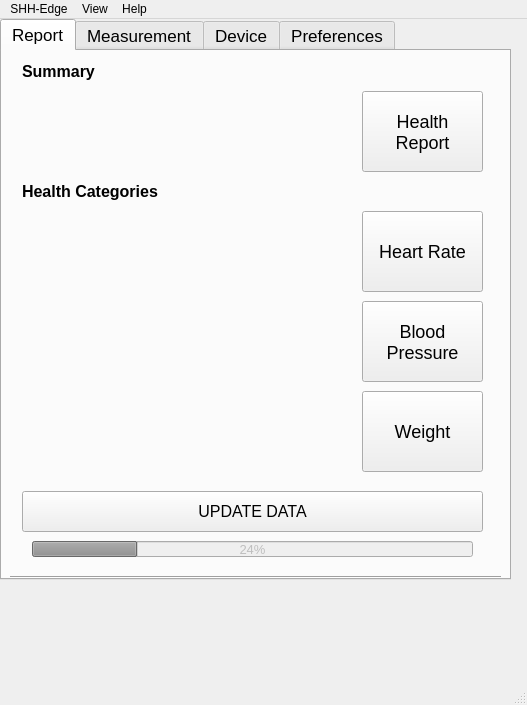
<?xml version="1.0" encoding="UTF-8"?>
<ui version="4.0">
 <class>MainWindow</class>
 <widget class="QMainWindow" name="MainWindow">
  <property name="geometry">
   <rect>
    <x>0</x>
    <y>0</y>
    <width>527</width>
    <height>705</height>
   </rect>
  </property>
  <property name="sizePolicy">
   <sizepolicy hsizetype="Fixed" vsizetype="Fixed">
    <horstretch>0</horstretch>
    <verstretch>0</verstretch>
   </sizepolicy>
  </property>
  <property name="windowTitle">
   <string>SHH Edge Computer</string>
  </property>
  <widget class="QWidget" name="centralwidget">
   <widget class="QTabWidget" name="tabs">
    <property name="enabled">
     <bool>true</bool>
    </property>
    <property name="geometry">
     <rect>
      <x>0</x>
      <y>0</y>
      <width>511</width>
      <height>561</height>
     </rect>
    </property>
    <property name="sizePolicy">
     <sizepolicy hsizetype="Preferred" vsizetype="Preferred">
      <horstretch>0</horstretch>
      <verstretch>0</verstretch>
     </sizepolicy>
    </property>
    <property name="font">
     <font>
      <family>Arial</family>
      <pointsize>13</pointsize>
     </font>
    </property>
    <property name="whatsThis">
     <string/>
    </property>
    <property name="tabShape">
     <enum>QTabWidget::Rounded</enum>
    </property>
    <property name="currentIndex">
     <number>0</number>
    </property>
    <property name="usesScrollButtons">
     <bool>false</bool>
    </property>
    <property name="documentMode">
     <bool>false</bool>
    </property>
    <property name="tabsClosable">
     <bool>false</bool>
    </property>
    <property name="movable">
     <bool>true</bool>
    </property>
    <property name="tabBarAutoHide">
     <bool>false</bool>
    </property>
    <widget class="QWidget" name="report_tab">
     <property name="enabled">
      <bool>true</bool>
     </property>
     <property name="toolTip">
      <string/>
     </property>
     <attribute name="title">
      <string>Report</string>
     </attribute>
     <widget class="QPushButton" name="health_record_button">
      <property name="geometry">
       <rect>
        <x>360</x>
        <y>40</y>
        <width>121</width>
        <height>81</height>
       </rect>
      </property>
      <property name="font">
       <font>
        <pointsize>-1</pointsize>
       </font>
      </property>
      <property name="styleSheet">
       <string notr="true">font-size:18px</string>
      </property>
      <property name="text">
       <string>Health
Report</string>
      </property>
     </widget>
     <widget class="QLabel" name="health_report_label">
      <property name="geometry">
       <rect>
        <x>20</x>
        <y>40</y>
        <width>320</width>
        <height>80</height>
       </rect>
      </property>
      <property name="autoFillBackground">
       <bool>false</bool>
      </property>
      <property name="frameShape">
       <enum>QFrame::NoFrame</enum>
      </property>
      <property name="lineWidth">
       <number>4</number>
      </property>
      <property name="text">
       <string/>
      </property>
      <property name="pixmap">
       <pixmap>img/main_windows_tags/health_report_tag.png</pixmap>
      </property>
      <property name="scaledContents">
       <bool>true</bool>
      </property>
     </widget>
     <widget class="QLabel" name="hr_label">
      <property name="geometry">
       <rect>
        <x>20</x>
        <y>160</y>
        <width>320</width>
        <height>80</height>
       </rect>
      </property>
      <property name="autoFillBackground">
       <bool>false</bool>
      </property>
      <property name="frameShape">
       <enum>QFrame::NoFrame</enum>
      </property>
      <property name="lineWidth">
       <number>4</number>
      </property>
      <property name="text">
       <string/>
      </property>
      <property name="pixmap">
       <pixmap>img/main_windows_tags/hr_trend_tag.png</pixmap>
      </property>
      <property name="scaledContents">
       <bool>true</bool>
      </property>
     </widget>
     <widget class="QLabel" name="bp_label">
      <property name="geometry">
       <rect>
        <x>20</x>
        <y>250</y>
        <width>320</width>
        <height>80</height>
       </rect>
      </property>
      <property name="autoFillBackground">
       <bool>false</bool>
      </property>
      <property name="frameShape">
       <enum>QFrame::NoFrame</enum>
      </property>
      <property name="lineWidth">
       <number>4</number>
      </property>
      <property name="text">
       <string/>
      </property>
      <property name="pixmap">
       <pixmap>img/main_windows_tags/bp_tag.png</pixmap>
      </property>
      <property name="scaledContents">
       <bool>true</bool>
      </property>
     </widget>
     <widget class="QLabel" name="bm_label">
      <property name="geometry">
       <rect>
        <x>20</x>
        <y>340</y>
        <width>320</width>
        <height>80</height>
       </rect>
      </property>
      <property name="autoFillBackground">
       <bool>false</bool>
      </property>
      <property name="frameShape">
       <enum>QFrame::NoFrame</enum>
      </property>
      <property name="frameShadow">
       <enum>QFrame::Plain</enum>
      </property>
      <property name="lineWidth">
       <number>4</number>
      </property>
      <property name="text">
       <string/>
      </property>
      <property name="pixmap">
       <pixmap>img/main_windows_tags/bm_tag.png</pixmap>
      </property>
      <property name="scaledContents">
       <bool>true</bool>
      </property>
     </widget>
     <widget class="QPushButton" name="hr_button">
      <property name="geometry">
       <rect>
        <x>360</x>
        <y>160</y>
        <width>121</width>
        <height>81</height>
       </rect>
      </property>
      <property name="font">
       <font>
        <pointsize>-1</pointsize>
       </font>
      </property>
      <property name="styleSheet">
       <string notr="true">font-size:18px</string>
      </property>
      <property name="text">
       <string>Heart Rate</string>
      </property>
     </widget>
     <widget class="QPushButton" name="bp_button">
      <property name="geometry">
       <rect>
        <x>360</x>
        <y>250</y>
        <width>121</width>
        <height>81</height>
       </rect>
      </property>
      <property name="font">
       <font>
        <pointsize>-1</pointsize>
       </font>
      </property>
      <property name="styleSheet">
       <string notr="true">font-size:18px</string>
      </property>
      <property name="text">
       <string>Blood
Pressure</string>
      </property>
     </widget>
     <widget class="QPushButton" name="bm_button">
      <property name="geometry">
       <rect>
        <x>360</x>
        <y>340</y>
        <width>121</width>
        <height>81</height>
       </rect>
      </property>
      <property name="font">
       <font>
        <pointsize>-1</pointsize>
       </font>
      </property>
      <property name="styleSheet">
       <string notr="true">font-size:18px</string>
      </property>
      <property name="text">
       <string>Weight</string>
      </property>
     </widget>
     <widget class="QPushButton" name="update_button">
      <property name="geometry">
       <rect>
        <x>20</x>
        <y>440</y>
        <width>461</width>
        <height>41</height>
       </rect>
      </property>
      <property name="font">
       <font>
        <pointsize>-1</pointsize>
       </font>
      </property>
      <property name="styleSheet">
       <string notr="true">font-size:16px</string>
      </property>
      <property name="text">
       <string>UPDATE DATA</string>
      </property>
     </widget>
     <widget class="QLabel" name="summary_label">
      <property name="geometry">
       <rect>
        <x>20</x>
        <y>0</y>
        <width>111</width>
        <height>41</height>
       </rect>
      </property>
      <property name="font">
       <font>
        <family>Arial</family>
        <pointsize>12</pointsize>
        <weight>75</weight>
        <bold>true</bold>
       </font>
      </property>
      <property name="text">
       <string>Summary</string>
      </property>
     </widget>
     <widget class="QLabel" name="catergories_label_2">
      <property name="geometry">
       <rect>
        <x>20</x>
        <y>125</y>
        <width>181</width>
        <height>31</height>
       </rect>
      </property>
      <property name="font">
       <font>
        <family>Arial</family>
        <pointsize>12</pointsize>
        <weight>75</weight>
        <bold>true</bold>
       </font>
      </property>
      <property name="text">
       <string>Health Categories</string>
      </property>
     </widget>
     <widget class="QProgressBar" name="update_data_progress_bar">
      <property name="enabled">
       <bool>false</bool>
      </property>
      <property name="geometry">
       <rect>
        <x>30</x>
        <y>490</y>
        <width>441</width>
        <height>16</height>
       </rect>
      </property>
      <property name="font">
       <font>
        <family>Arial</family>
        <pointsize>10</pointsize>
       </font>
      </property>
      <property name="value">
       <number>24</number>
      </property>
      <property name="alignment">
       <set>Qt::AlignCenter</set>
      </property>
     </widget>
    </widget>
    <widget class="QWidget" name="measurement_tab">
     <attribute name="title">
      <string>Measurement</string>
     </attribute>
     <widget class="QPushButton" name="weight_button">
      <property name="geometry">
       <rect>
        <x>90</x>
        <y>110</y>
        <width>311</width>
        <height>111</height>
       </rect>
      </property>
      <property name="text">
       <string>Weight</string>
      </property>
     </widget>
     <widget class="QPushButton" name="bp_measure_button">
      <property name="geometry">
       <rect>
        <x>90</x>
        <y>300</y>
        <width>311</width>
        <height>111</height>
       </rect>
      </property>
      <property name="text">
       <string>Blood Pressure</string>
      </property>
     </widget>
    </widget>
    <widget class="QWidget" name="device_tab">
     <attribute name="title">
      <string>Device</string>
     </attribute>
     <widget class="QTableWidget" name="device_tabel">
      <property name="geometry">
       <rect>
        <x>40</x>
        <y>30</y>
        <width>421</width>
        <height>361</height>
       </rect>
      </property>
      <property name="font">
       <font>
        <family>Arial</family>
        <pointsize>12</pointsize>
       </font>
      </property>
      <column>
       <property name="text">
        <string>ID</string>
       </property>
       <property name="textAlignment">
        <set>AlignCenter</set>
       </property>
      </column>
      <column>
       <property name="text">
        <string>Device Name</string>
       </property>
       <property name="textAlignment">
        <set>AlignCenter</set>
       </property>
      </column>
      <column>
       <property name="text">
        <string>Status</string>
       </property>
       <property name="textAlignment">
        <set>AlignCenter</set>
       </property>
      </column>
     </widget>
     <widget class="QPushButton" name="connect_button">
      <property name="geometry">
       <rect>
        <x>160</x>
        <y>470</y>
        <width>151</width>
        <height>41</height>
       </rect>
      </property>
      <property name="font">
       <font>
        <family>Arial</family>
        <pointsize>9</pointsize>
        <weight>50</weight>
        <italic>false</italic>
        <bold>false</bold>
       </font>
      </property>
      <property name="styleSheet">
       <string notr="true">font: 9pt &quot;Arial&quot;;</string>
      </property>
      <property name="text">
       <string>Check Status</string>
      </property>
     </widget>
     <widget class="QLabel" name="hub_label">
      <property name="geometry">
       <rect>
        <x>30</x>
        <y>480</y>
        <width>121</width>
        <height>21</height>
       </rect>
      </property>
      <property name="font">
       <font>
        <family>Arial</family>
        <pointsize>12</pointsize>
       </font>
      </property>
      <property name="text">
       <string>Mobile Hub:</string>
      </property>
     </widget>
     <widget class="Line" name="line">
      <property name="geometry">
       <rect>
        <x>30</x>
        <y>400</y>
        <width>421</width>
        <height>16</height>
       </rect>
      </property>
      <property name="orientation">
       <enum>Qt::Horizontal</enum>
      </property>
     </widget>
     <widget class="QRadioButton" name="manually_connection_rbutton">
      <property name="geometry">
       <rect>
        <x>20</x>
        <y>420</y>
        <width>291</width>
        <height>31</height>
       </rect>
      </property>
      <property name="font">
       <font>
        <pointsize>-1</pointsize>
       </font>
      </property>
      <property name="styleSheet">
       <string notr="true">font-size:20px</string>
      </property>
      <property name="text">
       <string>Manually Connections</string>
      </property>
     </widget>
     <widget class="QPushButton" name="connect_button_2">
      <property name="geometry">
       <rect>
        <x>320</x>
        <y>470</y>
        <width>151</width>
        <height>41</height>
       </rect>
      </property>
      <property name="styleSheet">
       <string notr="true">font: 9pt &quot;Arial&quot;;</string>
      </property>
      <property name="text">
       <string>Bind</string>
      </property>
     </widget>
    </widget>
    <widget class="QWidget" name="preference_tab">
     <attribute name="title">
      <string>Preferences</string>
     </attribute>
     <widget class="QComboBox" name="user_combo_box">
      <property name="geometry">
       <rect>
        <x>30</x>
        <y>80</y>
        <width>171</width>
        <height>26</height>
       </rect>
      </property>
      <property name="maximumSize">
       <size>
        <width>16777215</width>
        <height>16777215</height>
       </size>
      </property>
      <property name="styleSheet">
       <string notr="true">font-size:17px</string>
      </property>
      <item>
       <property name="text">
        <string>Jack (Dad, Admin)</string>
       </property>
      </item>
      <item>
       <property name="text">
        <string>Rose (Mom, Admin)</string>
       </property>
      </item>
      <item>
       <property name="text">
        <string>Bob (Son)</string>
       </property>
      </item>
      <item>
       <property name="text">
        <string>Candy (Daughter)</string>
       </property>
      </item>
      <item>
       <property name="text">
        <string>Tom (Grandpa)</string>
       </property>
      </item>
      <item>
       <property name="text">
        <string>Molly (Grandma)</string>
       </property>
      </item>
     </widget>
     <widget class="QLabel" name="user_label">
      <property name="geometry">
       <rect>
        <x>30</x>
        <y>30</y>
        <width>171</width>
        <height>31</height>
       </rect>
      </property>
      <property name="font">
       <font>
        <family>Arial</family>
        <pointsize>16</pointsize>
        <weight>75</weight>
        <bold>true</bold>
       </font>
      </property>
      <property name="text">
       <string>Current User</string>
      </property>
     </widget>
     <widget class="QPushButton" name="manage_family_button">
      <property name="geometry">
       <rect>
        <x>220</x>
        <y>30</y>
        <width>151</width>
        <height>31</height>
       </rect>
      </property>
      <property name="maximumSize">
       <size>
        <width>16777215</width>
        <height>16777000</height>
       </size>
      </property>
      <property name="font">
       <font>
        <family>Arial</family>
        <pointsize>12</pointsize>
       </font>
      </property>
      <property name="text">
       <string>Manage Family</string>
      </property>
     </widget>
     <widget class="QLabel" name="connection_label">
      <property name="geometry">
       <rect>
        <x>30</x>
        <y>210</y>
        <width>161</width>
        <height>31</height>
       </rect>
      </property>
      <property name="font">
       <font>
        <family>Arial</family>
        <pointsize>16</pointsize>
        <weight>75</weight>
        <bold>true</bold>
       </font>
      </property>
      <property name="text">
       <string>Connection</string>
      </property>
     </widget>
     <widget class="QPushButton" name="connection_setup_button">
      <property name="geometry">
       <rect>
        <x>220</x>
        <y>210</y>
        <width>151</width>
        <height>32</height>
       </rect>
      </property>
      <property name="font">
       <font>
        <family>Arial</family>
        <pointsize>12</pointsize>
       </font>
      </property>
      <property name="text">
       <string>Manually Setup</string>
      </property>
     </widget>
     <widget class="QPushButton" name="apply_button">
      <property name="geometry">
       <rect>
        <x>370</x>
        <y>480</y>
        <width>121</width>
        <height>32</height>
       </rect>
      </property>
      <property name="font">
       <font>
        <family>Arial</family>
        <pointsize>12</pointsize>
       </font>
      </property>
      <property name="text">
       <string>Apply</string>
      </property>
     </widget>
     <widget class="QLabel" name="communication_label_2">
      <property name="geometry">
       <rect>
        <x>30</x>
        <y>390</y>
        <width>251</width>
        <height>51</height>
       </rect>
      </property>
      <property name="font">
       <font>
        <family>Arial</family>
        <pointsize>16</pointsize>
        <weight>75</weight>
        <bold>true</bold>
       </font>
      </property>
      <property name="text">
       <string>Development Mode</string>
      </property>
     </widget>
     <widget class="QLabel" name="interval_label_2">
      <property name="geometry">
       <rect>
        <x>30</x>
        <y>440</y>
        <width>151</width>
        <height>21</height>
       </rect>
      </property>
      <property name="font">
       <font>
        <pointsize>-1</pointsize>
       </font>
      </property>
      <property name="styleSheet">
       <string notr="true">font-size:20px</string>
      </property>
      <property name="text">
       <string>Event Display:</string>
      </property>
     </widget>
     <widget class="QComboBox" name="interval_combobox_2">
      <property name="geometry">
       <rect>
        <x>170</x>
        <y>440</y>
        <width>201</width>
        <height>26</height>
       </rect>
      </property>
      <property name="styleSheet">
       <string notr="true">font-size:16px</string>
      </property>
      <item>
       <property name="text">
        <string>None</string>
       </property>
      </item>
     </widget>
     <widget class="QLabel" name="port_label">
      <property name="geometry">
       <rect>
        <x>30</x>
        <y>290</y>
        <width>411</width>
        <height>21</height>
       </rect>
      </property>
      <property name="font">
       <font>
        <family>Arial</family>
        <pointsize>12</pointsize>
       </font>
      </property>
      <property name="text">
       <string>Client Port:</string>
      </property>
     </widget>
     <widget class="QLabel" name="host_label">
      <property name="geometry">
       <rect>
        <x>30</x>
        <y>260</y>
        <width>411</width>
        <height>21</height>
       </rect>
      </property>
      <property name="font">
       <font>
        <family>Arial</family>
        <pointsize>12</pointsize>
       </font>
      </property>
      <property name="text">
       <string>Client Host:</string>
      </property>
     </widget>
     <widget class="QLineEdit" name="height_edit">
      <property name="geometry">
       <rect>
        <x>110</x>
        <y>120</y>
        <width>91</width>
        <height>31</height>
       </rect>
      </property>
     </widget>
     <widget class="QLabel" name="height_label">
      <property name="geometry">
       <rect>
        <x>30</x>
        <y>120</y>
        <width>71</width>
        <height>31</height>
       </rect>
      </property>
      <property name="font">
       <font>
        <family>Arial</family>
        <pointsize>13</pointsize>
        <weight>50</weight>
        <bold>false</bold>
       </font>
      </property>
      <property name="text">
       <string>Height</string>
      </property>
     </widget>
     <widget class="QLabel" name="user_label_3">
      <property name="geometry">
       <rect>
        <x>220</x>
        <y>120</y>
        <width>31</width>
        <height>31</height>
       </rect>
      </property>
      <property name="font">
       <font>
        <family>Arial</family>
        <pointsize>13</pointsize>
        <weight>50</weight>
        <bold>false</bold>
       </font>
      </property>
      <property name="text">
       <string>cm</string>
      </property>
     </widget>
     <widget class="Line" name="msg_label_3">
      <property name="geometry">
       <rect>
        <x>10</x>
        <y>340</y>
        <width>491</width>
        <height>16</height>
       </rect>
      </property>
      <property name="orientation">
       <enum>Qt::Horizontal</enum>
      </property>
     </widget>
     <widget class="Line" name="msg_label_4">
      <property name="geometry">
       <rect>
        <x>20</x>
        <y>170</y>
        <width>491</width>
        <height>16</height>
       </rect>
      </property>
      <property name="orientation">
       <enum>Qt::Horizontal</enum>
      </property>
     </widget>
    </widget>
   </widget>
   <widget class="QLabel" name="msg_label">
    <property name="geometry">
     <rect>
      <x>20</x>
      <y>580</y>
      <width>491</width>
      <height>61</height>
     </rect>
    </property>
    <property name="font">
     <font>
      <pointsize>-1</pointsize>
     </font>
    </property>
    <property name="styleSheet">
     <string notr="true">font-size:15px</string>
    </property>
    <property name="frameShape">
     <enum>QFrame::NoFrame</enum>
    </property>
    <property name="frameShadow">
     <enum>QFrame::Plain</enum>
    </property>
    <property name="text">
     <string/>
    </property>
    <property name="wordWrap">
     <bool>true</bool>
    </property>
   </widget>
   <widget class="Line" name="msg_label_2">
    <property name="geometry">
     <rect>
      <x>10</x>
      <y>550</y>
      <width>491</width>
      <height>16</height>
     </rect>
    </property>
    <property name="orientation">
     <enum>Qt::Horizontal</enum>
    </property>
   </widget>
  </widget>
  <widget class="QMenuBar" name="menubar">
   <property name="geometry">
    <rect>
     <x>0</x>
     <y>0</y>
     <width>527</width>
     <height>26</height>
    </rect>
   </property>
   <widget class="QMenu" name="menuSHH_Edge">
    <property name="title">
     <string>SHH-Edge</string>
    </property>
    <addaction name="actionAbout_Edge"/>
    <addaction name="separator"/>
    <addaction name="actionHide_Edge"/>
    <addaction name="actionQuit_Egde"/>
   </widget>
   <widget class="QMenu" name="menuHelp">
    <property name="title">
     <string>Help</string>
    </property>
    <addaction name="actionUser_Manual"/>
   </widget>
   <widget class="QMenu" name="menuView">
    <property name="title">
     <string>View</string>
    </property>
    <addaction name="actionLog"/>
   </widget>
   <addaction name="menuSHH_Edge"/>
   <addaction name="menuView"/>
   <addaction name="menuHelp"/>
  </widget>
  <widget class="QStatusBar" name="statusbar"/>
  <action name="actionAbout_Edge">
   <property name="text">
    <string>About Edge</string>
   </property>
   <property name="shortcut">
    <string>Ctrl+A</string>
   </property>
  </action>
  <action name="actionHide_Edge">
   <property name="checkable">
    <bool>false</bool>
   </property>
   <property name="enabled">
    <bool>true</bool>
   </property>
   <property name="text">
    <string>Hide Edge</string>
   </property>
   <property name="shortcut">
    <string>Alt+H</string>
   </property>
  </action>
  <action name="actionQuit_Egde">
   <property name="text">
    <string>Quit Egde</string>
   </property>
   <property name="shortcut">
    <string>Ctrl+W</string>
   </property>
  </action>
  <action name="actionUser_Manual">
   <property name="text">
    <string>User Manual</string>
   </property>
   <property name="shortcut">
    <string>Ctrl+Alt+H</string>
   </property>
  </action>
  <action name="actionLog">
   <property name="text">
    <string>Log</string>
   </property>
   <property name="shortcut">
    <string>Ctrl+L</string>
   </property>
  </action>
 </widget>
 <resources/>
 <connections/>
 <slots>
  <slot>weight_button()</slot>
  <slot>bp_button()</slot>
 </slots>
</ui>
